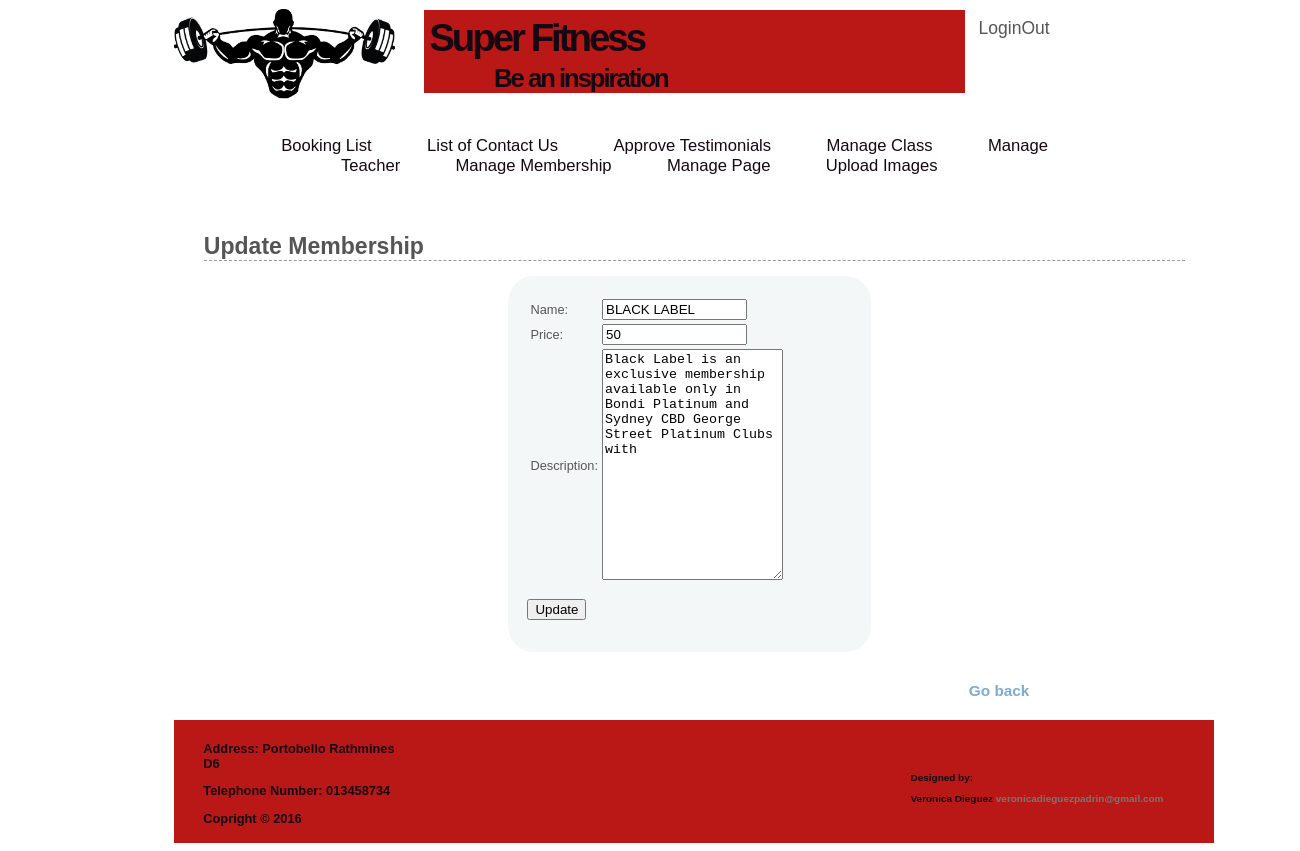
/adm_pages/7.update_membership.php?id=1 (signed in), run on the app's committed database.
### tables this page shows
CREATE TABLE IF NOT EXISTS `membership` (
  `id_membership` int(11) NOT NULL AUTO_INCREMENT,
  `name_membership` varchar(20) DEFAULT NULL,
  `price` int(11) DEFAULT NULL,
  `description` varchar(120) DEFAULT NULL,
  PRIMARY KEY (`id_membership`)
);

### adm_pages/7.update_membership.php (the view, shortened to what this page needs)
<?php
include ('../includes/header_login.php');
require ('../connect.php');
echo '<h1>Update Membership</h1>';
$sql = "SELECT * FROM membership WHERE id_membership=".$_GET['id'];
$result = mysqli_query ($db, $sql);
$row = mysqli_fetch_array($result);
	if (mysqli_num_rows($result) == 1) {
	echo "<form action='' method='post'>
    		<table class='form'>
				<tr>
					<td>Name:</td>
					<td><input type='text' name='name_membership' size='15' maxlength='20'  value='".$row['name_membership']."'/></td>
				</tr>
				<tr>
			        <td>Price:</td>
			        <td><input type='text' name='price' size='15' maxlength='20' value='".$row['price']."' /></td>
		        </tr>
				<tr>
					<td>Description:</td>
					<td><textarea name='description' rows ='15'>".$row['description']."</textarea></td>
				</tr>
			</table>
			<p><input type='submit' name='submit' value='Update' /></p>
		</form>";
	}
		echo '<a class="goback" href="7.view_membership.php">Go back</a>';
 include('../includes/footer.php');
 ?>

### includes/main.css (style rules this page uses)
a { color:#777; text-decoration:none; }
body { width: 80%; margin-left: 13.4%; background:#ffffff; color:#555; font:0.8em Arial, Helvetica, "bitstream vera sans", sans-serif; }
#content h1 { border-bottom:1px dashed #999; font-size:1.8em; padding:20px 0 0; }
form { width: 33%; margin-left: 31%; padding: 2%; background: #f4f7f8; border-radius: 7%; margin-bottom: 3%; }
a.goback { margin-left: 78%; font-size: 120%; color: #7DABD1; font-weight: 700; }

### data on the page
membership: name_membership "BLACK LABEL", price "50", description "Black Label is an exclusive membership available only in Bondi Platinum and Sydney CBD George Street Platinum Clubs with"
